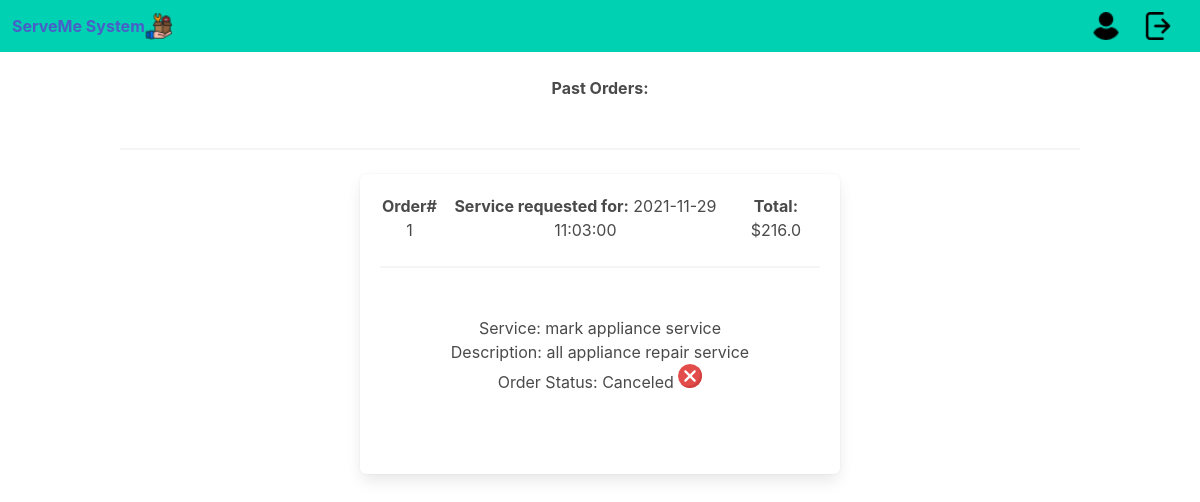
/past_orders_provider (signed in), run on an earlier commit of the app's database.
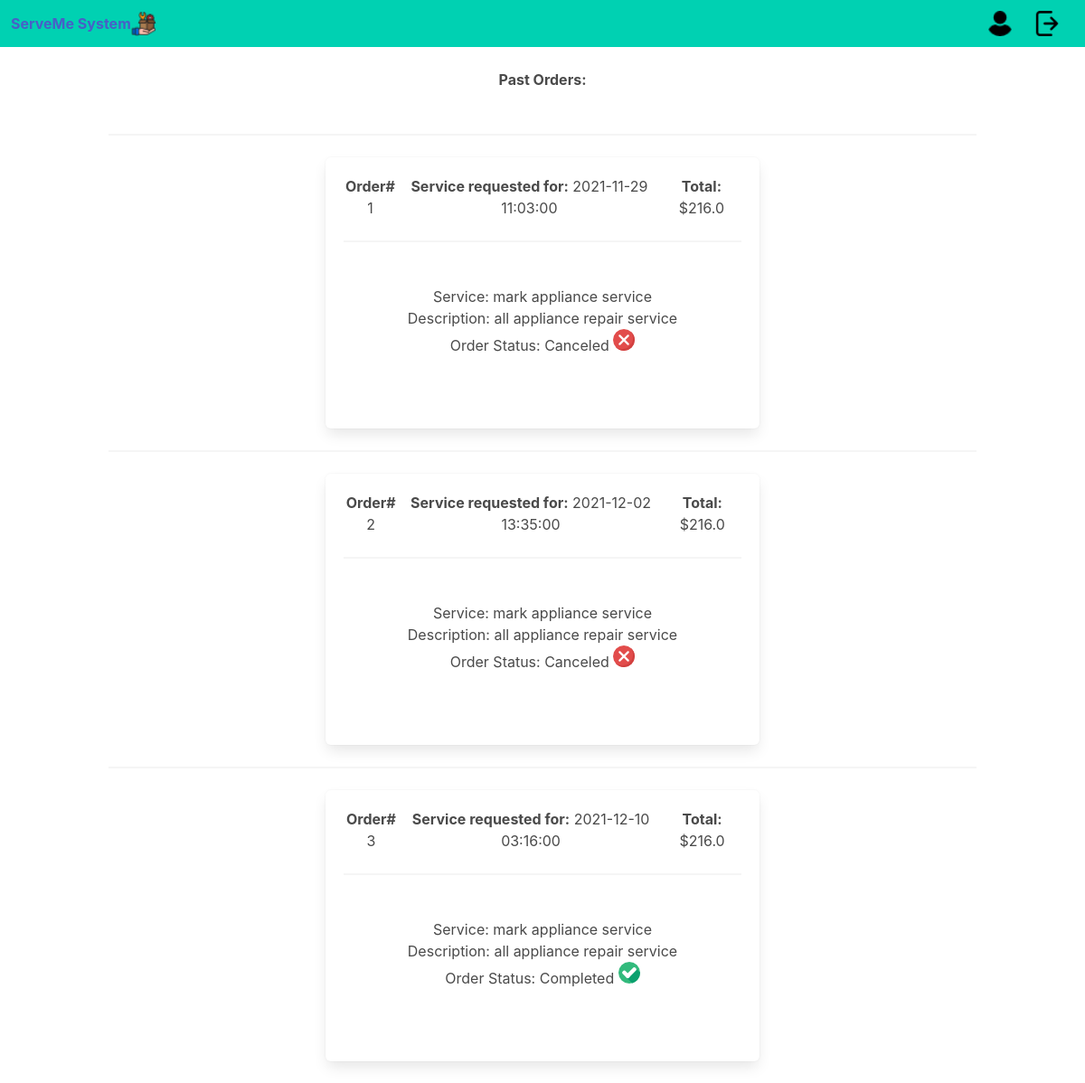
And on a later commit of the database.
### serveme/models.py (models this page shows, shortened)
class Service (db.Model):
    __searchable__  = ['description']
    provider_id     = db.Column(db.Integer, db.ForeignKey('provider.provider_id'), nullable=False)
    service_id      = db.Column(db.Integer, nullable=False, primary_key=True)
    rating_avg      = db.Column(db.Float(precision=2), nullable=False)
    service_name    = db.Column(db.String(20), nullable=False)
    cost            = db.Column(db.Float(precision=2), nullable=False)
    description     = db.Column(db.String(255), nullable=False)
    category        = db.Column(db.String(20), nullable=False)

class Order (db.Model):
    order_id        = db.Column(db.Integer, primary_key=True)
    provider_id     = db.Column(db.Integer, nullable=False)
    service_id      = db.Column(db.Integer, nullable=False)
    userID          = db.Column(db.Integer, db.ForeignKey('user.userID'), nullable=False)
    cost            = db.Column(db.Float(precision=2), nullable=False)
    review_id       = db.Column(db.Integer)
    description     = db.Column(db.String(255))
    date            = db.Column(db.DateTime())
    status          = db.Column(db.String(255))

### serveme/main.py (the view)
@main.route('/past_orders_provider')
@login_required
def past_orders_provider():
    provider = Provider.query.filter_by(userID = current_user.userID).first()
    provider_id = provider.provider_id
    orders = Order.query.filter_by(provider_id = provider_id).all()
    services = Service.query.filter_by(provider_id = provider_id )
    return render_template('past_orders_provider.html', provider = provider, user=current_user, orders = orders, services = services)

### serveme/templates/past_orders_provider.html
{% extends "provider_base.html" %}
{% block content %}
<h1>
 <br>
 <b>Past Orders:</b>
</h1>
  <br>
    {% for order in orders %}
     {% for service in services %}
      {% if service.provider_id == order.provider_id and order.service_id == service.service_id %}
      {%if order.status == "Canceled" or order.status == "Completed"%}
      <hr>
    <div class="box" style="height:300px; margin:auto; width:50%">
      <div style="display:flex; flex-direction: horizontal; justify-content: space-around;">
        <div><b>Order#</b> {{order.order_id}}</div>
        <div><b>Service requested for:</b> {{order.date}}</div>
        <div><b>Total:</b> ${{order.cost}}</div>
      </div>
      <hr>
            <div>
            <br>
                Service:
                {{service.service_name}}
                <br>
                Description:
                {{service.description}}
                <br>
                Order Status:
                {{order.status}}
                {%if order.status == "Completed"%}
            <img src="{{url_for('static', filename='completed.png')}}" alt="placeholder">
            {%endif%}
            {%if order.status == "Canceled"%}
            <img src="{{url_for('static', filename='canceled.png')}}" alt="placeholder">
            {%endif%}
              </div>
              <br>
        </div>
    {%endif%}
    {%endif%}
    {%endfor%}
   {%endfor%}
   <br>
{% endblock %}

What changed in the data, as far as the page shows it:
now on this page (row edited): Order: order_id "2", date "2021-12-02 13:35:00", cost "216.0", status "Canceled", Service (service_name "mark appliance service", description "all appliance repair service", shows a picture)
added Order: order_id "3", date "2021-12-10 03:16:00", cost "216.0", status "Completed", Service (service_name "mark appliance service", description "all appliance repair service")
